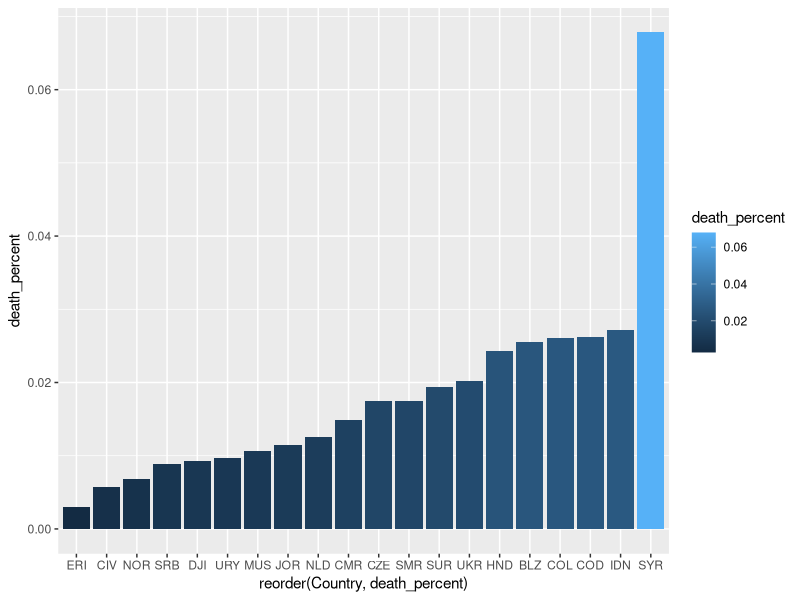

Reproduce this figure in R.
## ---- chunk 1
knitr::opts_chunk$set(echo = TRUE)
Sys.setenv(language="en")
library(tidyverse)
library(magrittr)

## ---- chunk 2

covid <- read_csv("Self-Study/Data_COVID_OWID_per_capita.csv") %>% tibble()

data_pre_filter <- covid %>% 
  mutate(death_percent = TotalDeaths/TotalCases) %>% 
  filter(!is.na(death_percent)) %>% 
  select(-TotalDeaths, -TotalCases)

data_pre_filter %>%
  slice_sample(n = 20) %>%
  ggplot(aes(x = reorder(Country,death_percent), y = death_percent,fill = death_percent)) +
  geom_col()

high_na_percent <- data_pre_filter %>%
  apply(., 2, is.na) %>%
  apply(., 2, sum) %>%
  sort(decreasing = T) %T>% print()

data <- data_pre_filter %>% select(-names(high_na_percent)[1:25])

model <- lm(death_percent ~ ., data = data %>% select(-Country))
summary(model)

